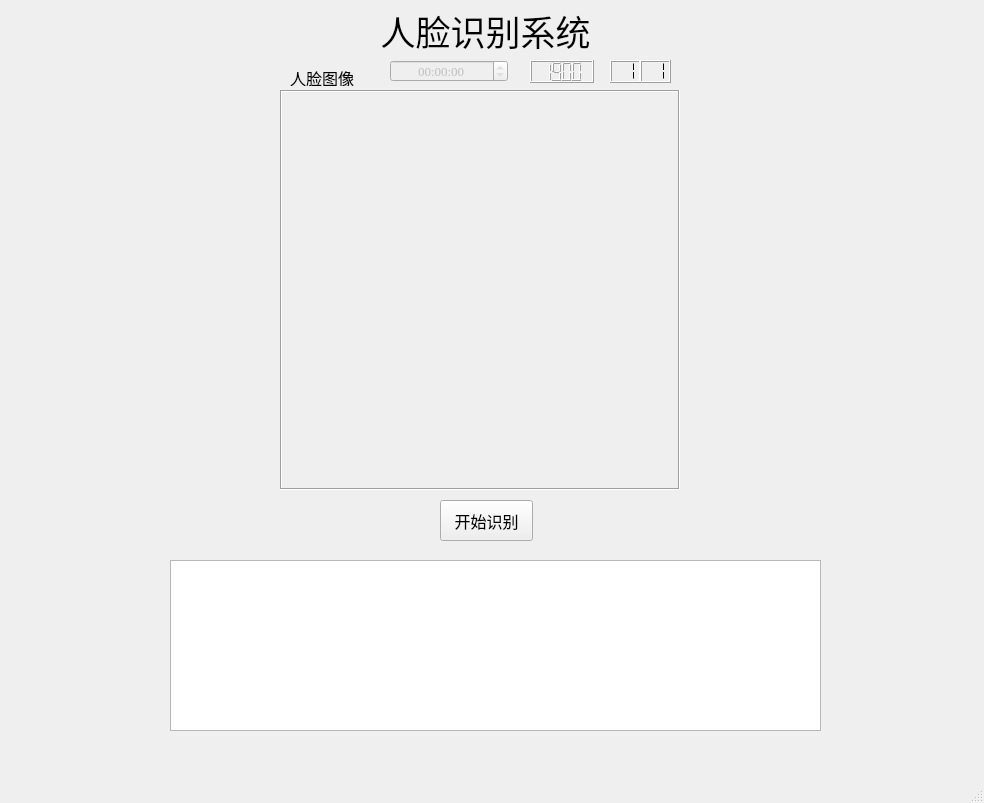
<?xml version="1.0" encoding="UTF-8"?>
<ui version="4.0">
 <class>MainWindow</class>
 <widget class="QMainWindow" name="MainWindow">
  <property name="geometry">
   <rect>
    <x>0</x>
    <y>0</y>
    <width>984</width>
    <height>803</height>
   </rect>
  </property>
  <property name="windowTitle">
   <string>MainWindow</string>
  </property>
  <widget class="QWidget" name="centralwidget">
   <widget class="QLabel" name="label">
    <property name="geometry">
     <rect>
      <x>190</x>
      <y>-10</y>
      <width>591</width>
      <height>81</height>
     </rect>
    </property>
    <property name="font">
     <font>
      <family>华文新魏</family>
      <pointsize>26</pointsize>
     </font>
    </property>
    <property name="text">
     <string>人脸识别系统</string>
    </property>
    <property name="alignment">
     <set>Qt::AlignCenter</set>
    </property>
   </widget>
   <widget class="QLabel" name="CT_Img_Label">
    <property name="geometry">
     <rect>
      <x>280</x>
      <y>90</y>
      <width>400</width>
      <height>400</height>
     </rect>
    </property>
    <property name="frameShape">
     <enum>QFrame::Box</enum>
    </property>
    <property name="frameShadow">
     <enum>QFrame::Sunken</enum>
    </property>
    <property name="text">
     <string/>
    </property>
    <property name="scaledContents">
     <bool>true</bool>
    </property>
    <property name="alignment">
     <set>Qt::AlignCenter</set>
    </property>
   </widget>
   <widget class="QLabel" name="label_3">
    <property name="geometry">
     <rect>
      <x>290</x>
      <y>70</y>
      <width>81</width>
      <height>16</height>
     </rect>
    </property>
    <property name="font">
     <font>
      <family>华文仿宋</family>
      <pointsize>12</pointsize>
     </font>
    </property>
    <property name="text">
     <string>人脸图像</string>
    </property>
   </widget>
   <widget class="QTimeEdit" name="timeEdit">
    <property name="enabled">
     <bool>false</bool>
    </property>
    <property name="geometry">
     <rect>
      <x>390</x>
      <y>60</y>
      <width>118</width>
      <height>22</height>
     </rect>
    </property>
    <property name="font">
     <font>
      <family>Times New Roman</family>
      <pointsize>10</pointsize>
     </font>
    </property>
    <property name="alignment">
     <set>Qt::AlignCenter</set>
    </property>
    <property name="readOnly">
     <bool>true</bool>
    </property>
    <property name="displayFormat">
     <string>HH:mm:ss</string>
    </property>
   </widget>
   <widget class="QLCDNumber" name="yearLcdNumber">
    <property name="geometry">
     <rect>
      <x>530</x>
      <y>60</y>
      <width>64</width>
      <height>23</height>
     </rect>
    </property>
    <property name="digitCount">
     <number>4</number>
    </property>
    <property name="value" stdset="0">
     <double>1900.000000000000000</double>
    </property>
   </widget>
   <widget class="QLCDNumber" name="monthLcdNumber">
    <property name="geometry">
     <rect>
      <x>610</x>
      <y>60</y>
      <width>31</width>
      <height>23</height>
     </rect>
    </property>
    <property name="digitCount">
     <number>2</number>
    </property>
    <property name="segmentStyle">
     <enum>QLCDNumber::Flat</enum>
    </property>
    <property name="value" stdset="0">
     <double>1.000000000000000</double>
    </property>
   </widget>
   <widget class="QLCDNumber" name="dayLcdNumber">
    <property name="geometry">
     <rect>
      <x>640</x>
      <y>60</y>
      <width>31</width>
      <height>23</height>
     </rect>
    </property>
    <property name="digitCount">
     <number>2</number>
    </property>
    <property name="segmentStyle">
     <enum>QLCDNumber::Flat</enum>
    </property>
    <property name="value" stdset="0">
     <double>1.000000000000000</double>
    </property>
   </widget>
   <widget class="QPushButton" name="startPushButton">
    <property name="geometry">
     <rect>
      <x>440</x>
      <y>500</y>
      <width>93</width>
      <height>41</height>
     </rect>
    </property>
    <property name="font">
     <font>
      <family>华文仿宋</family>
      <pointsize>12</pointsize>
     </font>
    </property>
    <property name="text">
     <string>开始识别</string>
    </property>
   </widget>
   <widget class="QTableView" name="basicTableView">
    <property name="geometry">
     <rect>
      <x>170</x>
      <y>560</y>
      <width>651</width>
      <height>171</height>
     </rect>
    </property>
   </widget>
  </widget>
  <widget class="QMenuBar" name="menubar">
   <property name="geometry">
    <rect>
     <x>0</x>
     <y>0</y>
     <width>984</width>
     <height>26</height>
    </rect>
   </property>
  </widget>
  <widget class="QStatusBar" name="statusbar"/>
 </widget>
 <resources/>
 <connections/>
</ui>
